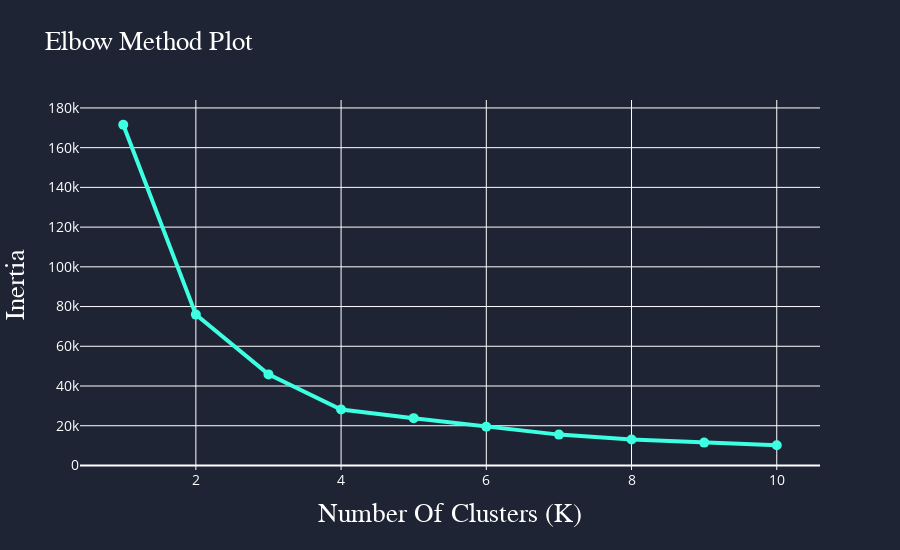

Notebook code cell kept with this figure:
### Code cell
data = [go.Scatter(x=list(kInertia.keys()), 
            y=list(kInertia.values()), 
            mode='markers+lines', 
            marker=dict(size=10), 
            line=dict(color="#3DFFE2", width=4))]

layout = go.Layout(title=dict(text="Elbow Method Plot", 
                                font=dict(color="white", 
                                            family="Times New Roman", 
                                            size=27)),
                    xaxis=dict(title=dict(text="Number Of Clusters (K)", 
                                            font=dict(color="white", 
                                            family="Times New Roman", 
                                            size=27)),
                                tickfont=dict(color="white", size=14)),
                    yaxis=dict(title=dict(text="Inertia", 
                                font=dict(color="white", 
                                            family="Times New Roman", 
                                            size=27)),
                                tickfont=dict(color="white", size=14)),
                    legend=dict(font=dict(color="white")),
                    height=550 ,
                    paper_bgcolor="#1E2434", 
                    plot_bgcolor="#1E2434")

fig = go.Figure(data, layout)

fig

### Figure 1 — Plotly figure (JSON) as saved in the notebook; plotly's stock layout.template omitted (floating-point values rounded to 4 significant figures)
{"data": [{"line": {"color": "#3DFFE2", "width": 4}, "marker": {"size": 10}, "mode": "markers+lines", "type": "scatter", "x": [1, 2, 3, 4, 5, 6, 7, 8, 9, 10], "y": [171500.0, 75950.0, 45840.0, 28170.0, 23820.0, 19500.0, 15520.0, 13050.0, 11510.0, 10170.0]}], "layout": {"height": 550, "legend": {"font": {"color": "white"}}, "paper_bgcolor": "#1E2434", "plot_bgcolor": "#1E2434", "title": {"font": {"color": "white", "family": "Times New Roman", "size": 27}, "text": "Elbow Method Plot"}, "xaxis": {"tickfont": {"color": "white", "size": 14}, "title": {"font": {"color": "white", "family": "Times New Roman", "size": 27}, "text": "Number Of Clusters (K)"}}, "yaxis": {"tickfont": {"color": "white", "size": 14}, "title": {"font": {"color": "white", "family": "Times New Roman", "size": 27}, "text": "Inertia"}}}}
